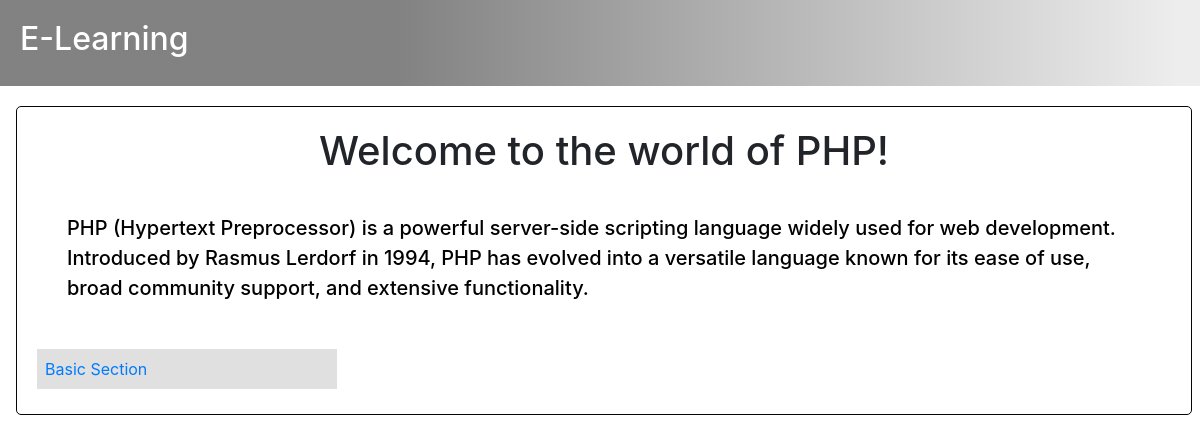
The page /php/phpint/ (signed in) on the database as committed earlier.
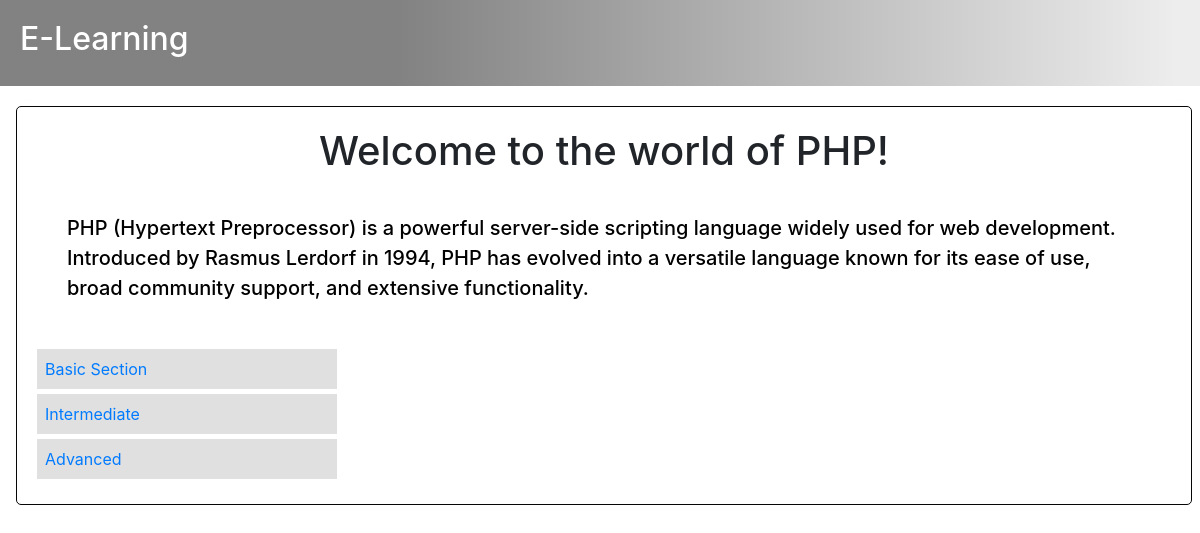
The same page on the database as committed later.
### exam/models.py (models this page shows)
class TestResult(models.Model):
    user = models.ForeignKey(CustUser, on_delete=models.CASCADE)
    options=(
        ('Basic','Basic'),
        ('BasicHTML','BasicHTML'),
        ('BasicPHP','BasicPHP'),
        ('Intermediate','Intermediate'),
        ('IntermediateHTML','IntermediateHTML'),
        ('IntermediatePHP','IntermediatePHP'),
        ('Advanced','Advanced'),
        ('AdvancedHTML','AdvancedHTML'),
        ('AdvancedPHP','AdvancedPHP')
    )
    section=models.CharField(max_length=100,choices=options,default='Basic')
    score = models.IntegerField()
    date_taken = models.DateTimeField(auto_now_add=True)
    is_active_fields = models.BooleanField(default = False,null=True,blank = True)

### exam3/views.py (the view)
# urls.py: path('phpint/',phpintro.as_view(),name='phpintro'),
class phpintro(TemplateView):
    template_name = 'phpintro.html'
    def get_context_data(self, **kwargs):
        context = super().get_context_data(**kwargs)
        context['data'] = TestResult.objects.filter(user=self.request.user)
        print(context['data'])
        return context

### exam3/templates/phpintro.html (shortened to what this page needs)
<!DOCTYPE html>
<html>
<head>
  <link rel="stylesheet" href="https://cdn.jsdelivr.net/npm/bootstrap@4.6.2/dist/css/bootstrap.min.css">
</head>
<body>
    {% load static %}
    {% load static %}
<section id="one">
    <nav class="navbar">
        <div class="nav-logo">
             <a href="{% url 'h' %}"><h2>E-Learning</h2></a>
        </div>
    </nav>
</section>
    <div class="ml-3">
        <div id="section1" class="section active mr-2 mb-2">
            <link rel="stylesheet" href="{% static 'js/home.js' %}">
      <h1 style="text-align: center;">Welcome to the world of PHP!</h1>
        <p style=" color: black; font-size:20px; padding: 30px; font-weight: 500;">
            PHP (Hypertext Preprocessor) is a powerful server-side scripting language widely used for web development.
            Introduced by Rasmus Lerdorf in 1994, PHP has evolved into a versatile language known for its ease of use,
            broad community support, and extensive functionality.
        </p>
        <div class="vstack gap-3">
            <div class="p-2"><a href="{% url 'basicphp' %}">Basic Section</a></div>
            {% for i in data %}
                {% if i.section == 'BasicPHP' and i.score > 7 %}
                    <div class="p-2"><a href="{% url 'interphp' %}">Intermediate</a></div>
                {% endif %}
                {% if i.section == 'IntermediatePHP' and i.score > 7 %}
                    <div class="p-2"><a href="{% url 'advphp' %}">Advanced</a></div>
                {% endif %}
            {% endfor %}
        </div>
</div>
    </div>
</body>
</html>

Rows that differ between the two databases and show on the page:
added TestResult: section "Intermediate"
added TestResult: section "Advanced"
